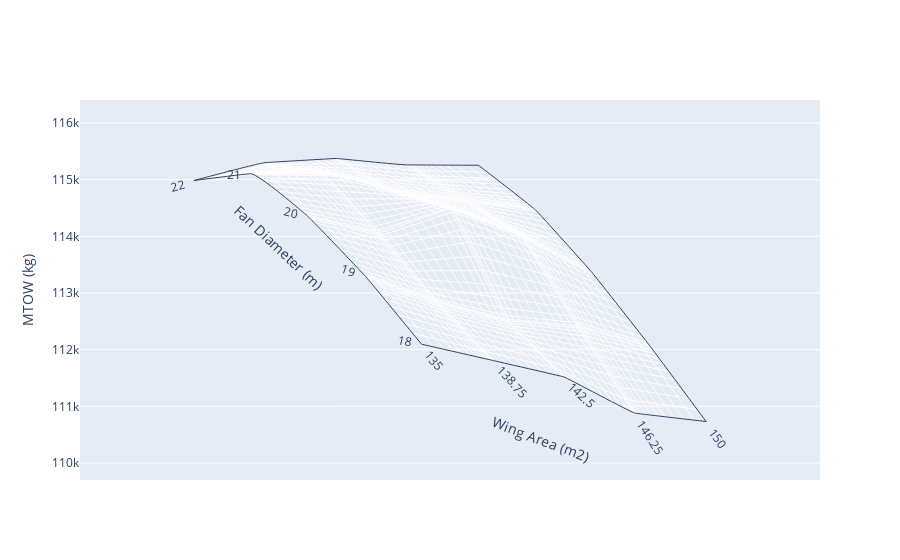

The notebook cell this image was saved under:
### Code cell
draw_carpet(input["WingArea"],input["FanDiameter"],output["MTOW"],'Wing Area (m2)',"Fan Diameter (m)","MTOW (kg)")

### Figure 1 — Plotly figure (JSON) as saved in the notebook; plotly's stock layout.template omitted (floating-point values rounded to 4 significant figures)
{"data": [{"a": [135, 135, 135, 135, 135, 138.8, 138.8, 138.8, 138.8, 138.8, 142.5, 142.5, 142.5, 142.5, 142.5, 146.2, 146.2, 146.2, 146.2, 146.2, 150, 150, 150, 150, 150], "aaxis": {"minorgridcount": 10, "smoothing": 0.1, "title": {"text": "Wing Area (m2)"}}, "b": [18, 19, 20, 21, 22, 18, 19, 20, 21, 22, 18, 19, 20, 21, 22, 18, 19, 20, 21, 22, 18, 19, 20, 21, 22], "baxis": {"minorgridcount": 10, "smoothing": 0.2, "title": {"text": "Fan Diameter (m)"}}, "cheaterslope": 0.8, "type": "carpet", "y": [112100.0, 113300.0, 114400.0, 115100.0, 115000.0, 111800.0, 112900.0, 114100.0, 115100.0, 115300.0, 111500.0, 112500.0, 114500.0, 114800.0, 115400.0, 110900.0, 112400.0, 114000.0, 114600.0, 115300.0, 110700.0, 112100.0, 113400.0, 114500.0, 115300.0], "yaxis": "y"}], "layout": {"yaxis": {"title": {"text": "MTOW (kg)"}}}}
